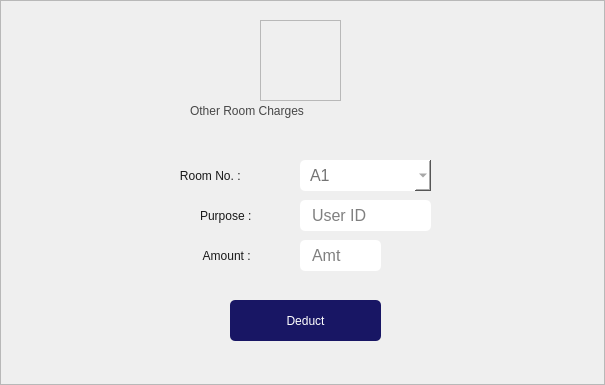
<?xml version="1.0" encoding="UTF-8"?>
<ui version="4.0">
 <class>MainWindow</class>
 <widget class="QMainWindow" name="MainWindow">
  <property name="geometry">
   <rect>
    <x>0</x>
    <y>0</y>
    <width>605</width>
    <height>385</height>
   </rect>
  </property>
  <property name="minimumSize">
   <size>
    <width>605</width>
    <height>385</height>
   </size>
  </property>
  <property name="maximumSize">
   <size>
    <width>605</width>
    <height>385</height>
   </size>
  </property>
  <property name="windowTitle">
   <string>MainWindow</string>
  </property>
  <widget class="QWidget" name="centralwidget">
   <widget class="QFrame" name="frame">
    <property name="geometry">
     <rect>
      <x>0</x>
      <y>0</y>
      <width>605</width>
      <height>385</height>
     </rect>
    </property>
    <property name="styleSheet">
     <string notr="true">background:url(:/home/news2.png)</string>
    </property>
    <property name="frameShape">
     <enum>QFrame::StyledPanel</enum>
    </property>
    <property name="frameShadow">
     <enum>QFrame::Raised</enum>
    </property>
    <widget class="QLabel" name="label">
     <property name="geometry">
      <rect>
       <x>190</x>
       <y>90</y>
       <width>271</width>
       <height>41</height>
      </rect>
     </property>
     <property name="styleSheet">
      <string notr="true">QLabel{
		color:rgb(71, 71, 71);
		font: 21pt &quot;FONTSPRING DEMO - Grotesco Book &quot;;
background:transparent;
}</string>
     </property>
     <property name="text">
      <string>Other Room Charges</string>
     </property>
    </widget>
    <widget class="QFrame" name="frame_2">
     <property name="geometry">
      <rect>
       <x>260</x>
       <y>20</y>
       <width>81</width>
       <height>81</height>
      </rect>
     </property>
     <property name="styleSheet">
      <string notr="true">background:url(:/home/otherchatges.png)</string>
     </property>
     <property name="frameShape">
      <enum>QFrame::StyledPanel</enum>
     </property>
     <property name="frameShadow">
      <enum>QFrame::Raised</enum>
     </property>
    </widget>
    <widget class="QLabel" name="label_5">
     <property name="geometry">
      <rect>
       <x>200</x>
       <y>200</y>
       <width>101</width>
       <height>31</height>
      </rect>
     </property>
     <property name="styleSheet">
      <string notr="true">QLabel{
		color:rgb(25, 25, 25);
		font: 16pt &quot;FONTSPRING DEMO - Grotesco Book&quot;;
background:transparent;
}</string>
     </property>
     <property name="text">
      <string>Purpose :</string>
     </property>
    </widget>
    <widget class="QPushButton" name="pushButton_5">
     <property name="geometry">
      <rect>
       <x>220</x>
       <y>440</y>
       <width>151</width>
       <height>41</height>
      </rect>
     </property>
     <property name="cursor">
      <cursorShape>PointingHandCursor</cursorShape>
     </property>
     <property name="styleSheet">
      <string notr="true">QPushButton{
	color:White;
    font: 500 12pt &quot;Segoe UI &quot;;
	background:rgb(24, 22, 100);
	border-radius:5px
}

QPushButton:hover
{
color:rgb(0, 0, 0);
    
	font: 500 12pt &quot;Segoe UI &quot;;
border-radius:5px;
background:white;
}
QPushButton:pressed {	
	background-color: rgb(85, 170, 255);
}</string>
     </property>
     <property name="text">
      <string>Update</string>
     </property>
     <property name="autoDefault">
      <bool>false</bool>
     </property>
     <property name="default">
      <bool>false</bool>
     </property>
    </widget>
    <widget class="QLabel" name="label_7">
     <property name="geometry">
      <rect>
       <x>170</x>
       <y>160</y>
       <width>151</width>
       <height>31</height>
      </rect>
     </property>
     <property name="styleSheet">
      <string notr="true">QLabel{
		color:rgb(25, 25, 25);
		font: 16pt &quot;FONTSPRING DEMO - Grotesco Book&quot;;
background:transparent;
}</string>
     </property>
     <property name="text">
      <string>   Room No. :</string>
     </property>
    </widget>
    <widget class="QComboBox" name="comboBox">
     <property name="enabled">
      <bool>true</bool>
     </property>
     <property name="geometry">
      <rect>
       <x>300</x>
       <y>160</y>
       <width>131</width>
       <height>31</height>
      </rect>
     </property>
     <property name="font">
      <font>
       <family>Segoe UI</family>
       <pointsize>12</pointsize>
      </font>
     </property>
     <property name="styleSheet">
      <string notr="true">QComboBox{
color:rgb(116, 116, 116);
	background:WHITE;
	border-radius: 5px;
	padding-left: 10px;
}
QComboBox:hover {
	border: 2px solid rgb(64, 71, 88);
}
QComboBox:focus {
	border: 2px solid rgb(91, 101, 124);
}</string>
     </property>
     <item>
      <property name="text">
       <string>A1</string>
      </property>
     </item>
     <item>
      <property name="text">
       <string>A2</string>
      </property>
     </item>
     <item>
      <property name="text">
       <string>A3</string>
      </property>
     </item>
     <item>
      <property name="text">
       <string>A4</string>
      </property>
     </item>
     <item>
      <property name="text">
       <string>A5</string>
      </property>
     </item>
     <item>
      <property name="text">
       <string>A6</string>
      </property>
     </item>
     <item>
      <property name="text">
       <string>A7</string>
      </property>
     </item>
     <item>
      <property name="text">
       <string>A8</string>
      </property>
     </item>
     <item>
      <property name="text">
       <string>B1</string>
      </property>
     </item>
     <item>
      <property name="text">
       <string>B2</string>
      </property>
     </item>
     <item>
      <property name="text">
       <string>B3</string>
      </property>
     </item>
     <item>
      <property name="text">
       <string>B4</string>
      </property>
     </item>
     <item>
      <property name="text">
       <string>B5</string>
      </property>
     </item>
     <item>
      <property name="text">
       <string>B6</string>
      </property>
     </item>
     <item>
      <property name="text">
       <string>B7</string>
      </property>
     </item>
     <item>
      <property name="text">
       <string>B8</string>
      </property>
     </item>
     <item>
      <property name="text">
       <string>C1</string>
      </property>
     </item>
     <item>
      <property name="text">
       <string>C2</string>
      </property>
     </item>
     <item>
      <property name="text">
       <string>C3</string>
      </property>
     </item>
     <item>
      <property name="text">
       <string>C4</string>
      </property>
     </item>
     <item>
      <property name="text">
       <string>C5</string>
      </property>
     </item>
     <item>
      <property name="text">
       <string>C6</string>
      </property>
     </item>
     <item>
      <property name="text">
       <string>C7</string>
      </property>
     </item>
     <item>
      <property name="text">
       <string>C8</string>
      </property>
     </item>
    </widget>
    <widget class="QPushButton" name="pushButton_6">
     <property name="geometry">
      <rect>
       <x>230</x>
       <y>300</y>
       <width>151</width>
       <height>41</height>
      </rect>
     </property>
     <property name="cursor">
      <cursorShape>PointingHandCursor</cursorShape>
     </property>
     <property name="styleSheet">
      <string notr="true">QPushButton{
	color:White;
    font: 500 12pt &quot;Segoe UI &quot;;
	background:rgb(24, 22, 100);
	border-radius:5px
}

QPushButton:hover
{
color:rgb(0, 0, 0);
    
	font: 500 12pt &quot;Segoe UI &quot;;
border-radius:5px;
background:white;
}
QPushButton:pressed {	
	background-color: rgb(85, 170, 255);
}</string>
     </property>
     <property name="text">
      <string>Deduct</string>
     </property>
     <property name="autoDefault">
      <bool>false</bool>
     </property>
     <property name="default">
      <bool>false</bool>
     </property>
    </widget>
    <widget class="QLineEdit" name="lineEdit_15">
     <property name="geometry">
      <rect>
       <x>300</x>
       <y>200</y>
       <width>131</width>
       <height>31</height>
      </rect>
     </property>
     <property name="font">
      <font>
       <family>Segoe UI</family>
       <pointsize>12</pointsize>
      </font>
     </property>
     <property name="autoFillBackground">
      <bool>false</bool>
     </property>
     <property name="styleSheet">
      <string notr="true">QLineEdit {
	background:WHITE;
	border-radius: 5px;
	padding-left: 10px;
}
QLineEdit:hover {
	border: 2px solid rgb(64, 71, 88);
}
QLineEdit:focus {
	border: 2px solid rgb(91, 101, 124);
}</string>
     </property>
     <property name="inputMask">
      <string comment="D"/>
     </property>
     <property name="maxLength">
      <number>32767</number>
     </property>
     <property name="cursorPosition">
      <number>0</number>
     </property>
     <property name="readOnly">
      <bool>false</bool>
     </property>
     <property name="placeholderText">
      <string>User ID</string>
     </property>
    </widget>
    <widget class="QLineEdit" name="lineEdit_18">
     <property name="geometry">
      <rect>
       <x>300</x>
       <y>240</y>
       <width>81</width>
       <height>31</height>
      </rect>
     </property>
     <property name="font">
      <font>
       <family>Segoe UI</family>
       <pointsize>12</pointsize>
      </font>
     </property>
     <property name="styleSheet">
      <string notr="true">QLineEdit {
	background:WHITE;
	border-radius: 5px;
	padding-left: 10px;
}
QLineEdit:hover {
	border: 2px solid rgb(64, 71, 88);
}
QLineEdit:focus {
	border: 2px solid rgb(91, 101, 124);
}</string>
     </property>
     <property name="placeholderText">
      <string>Amt</string>
     </property>
    </widget>
    <widget class="QLabel" name="label_9">
     <property name="geometry">
      <rect>
       <x>200</x>
       <y>240</y>
       <width>101</width>
       <height>31</height>
      </rect>
     </property>
     <property name="styleSheet">
      <string notr="true">QLabel{
		color:rgb(25, 25, 25);
		font: 15pt &quot;FONTSPRING DEMO - Grotesco Book&quot;;
background:transparent;
}</string>
     </property>
     <property name="text">
      <string> Amount :</string>
     </property>
    </widget>
   </widget>
  </widget>
 </widget>
 <resources>
  <include location="resources/homeicon.qrc"/>
 </resources>
 <connections/>
</ui>
